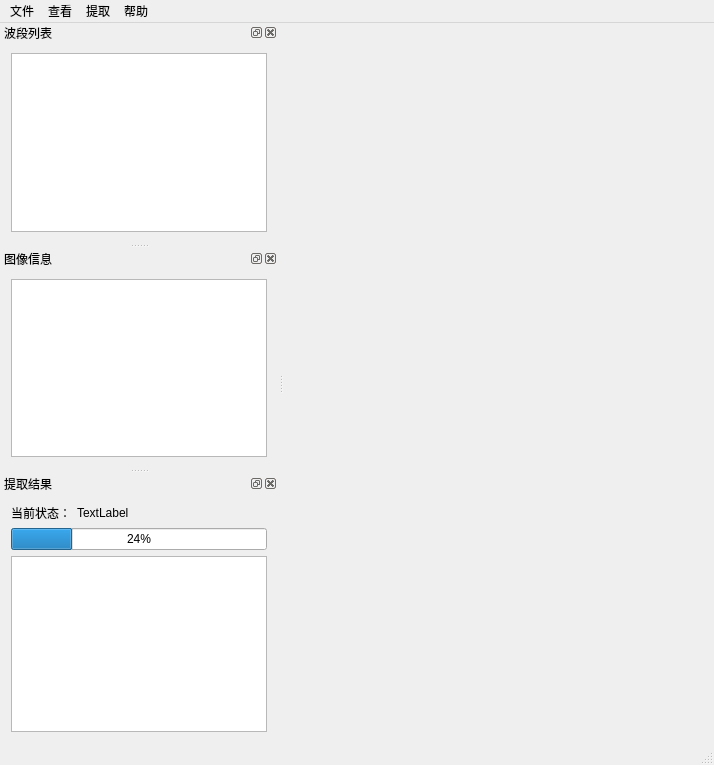
<?xml version="1.0" encoding="UTF-8"?>
<ui version="4.0">
 <class>ImgTestClass</class>
 <widget class="QMainWindow" name="ImgTestClass">
  <property name="geometry">
   <rect>
    <x>0</x>
    <y>0</y>
    <width>714</width>
    <height>765</height>
   </rect>
  </property>
  <property name="windowTitle">
   <string>遥感影像房屋提取系统 v1.0</string>
  </property>
  <property name="styleSheet">
   <string notr="true"/>
  </property>
  <widget class="QWidget" name="centralWidget"/>
  <widget class="QStatusBar" name="statusBar"/>
  <widget class="QDockWidget" name="FileListDockWidget">
   <property name="minimumSize">
    <size>
     <width>200</width>
     <height>111</height>
    </size>
   </property>
   <property name="windowTitle">
    <string>波段列表</string>
   </property>
   <attribute name="dockWidgetArea">
    <number>1</number>
   </attribute>
   <widget class="QWidget" name="dockWidgetContents">
    <layout class="QVBoxLayout" name="verticalLayout_2">
     <item>
      <widget class="QTreeView" name="fileTreeView">
       <attribute name="headerVisible">
        <bool>false</bool>
       </attribute>
      </widget>
     </item>
    </layout>
   </widget>
  </widget>
  <widget class="QDockWidget" name="inforDockWidget">
   <property name="windowTitle">
    <string>图像信息</string>
   </property>
   <attribute name="dockWidgetArea">
    <number>1</number>
   </attribute>
   <widget class="QWidget" name="dockWidgetContents_2">
    <layout class="QVBoxLayout" name="verticalLayout">
     <item>
      <widget class="QTableView" name="tableView">
       <attribute name="horizontalHeaderVisible">
        <bool>true</bool>
       </attribute>
       <attribute name="verticalHeaderVisible">
        <bool>false</bool>
       </attribute>
      </widget>
     </item>
    </layout>
   </widget>
  </widget>
  <widget class="QMenuBar" name="menuBar">
   <property name="geometry">
    <rect>
     <x>0</x>
     <y>0</y>
     <width>714</width>
     <height>23</height>
    </rect>
   </property>
   <widget class="QMenu" name="menuOpen">
    <property name="title">
     <string>文件</string>
    </property>
    <addaction name="actionImage"/>
    <addaction name="actionClose"/>
    <addaction name="separator"/>
    <addaction name="actionExit"/>
   </widget>
   <widget class="QMenu" name="menuAbout">
    <property name="title">
     <string>帮助</string>
    </property>
    <addaction name="actionAbout"/>
   </widget>
   <widget class="QMenu" name="menuView_Operation">
    <property name="title">
     <string>查看</string>
    </property>
    <addaction name="actionZoom_Out"/>
    <addaction name="actionZoom_In"/>
   </widget>
   <widget class="QMenu" name="menuWindow">
    <property name="title">
     <string>提取</string>
    </property>
    <addaction name="actionExtract"/>
    <addaction name="actionFile_Save"/>
   </widget>
   <addaction name="menuOpen"/>
   <addaction name="menuView_Operation"/>
   <addaction name="menuWindow"/>
   <addaction name="menuAbout"/>
  </widget>
  <widget class="QDockWidget" name="extraction_result">
   <property name="windowTitle">
    <string>提取结果</string>
   </property>
   <attribute name="dockWidgetArea">
    <number>1</number>
   </attribute>
   <widget class="QWidget" name="dockWidgetContents_4">
    <layout class="QFormLayout" name="formLayout">
     <item row="0" column="0">
      <widget class="QLabel" name="label">
       <property name="text">
        <string>当前状态：</string>
       </property>
      </widget>
     </item>
     <item row="0" column="1">
      <widget class="QLabel" name="label_2">
       <property name="text">
        <string>TextLabel</string>
       </property>
      </widget>
     </item>
     <item row="2" column="0" colspan="2">
      <widget class="QProgressBar" name="progressBar">
       <property name="value">
        <number>24</number>
       </property>
      </widget>
     </item>
     <item row="3" column="0" colspan="2">
      <widget class="QTextEdit" name="textEdit">
       <property name="readOnly">
        <bool>true</bool>
       </property>
      </widget>
     </item>
    </layout>
   </widget>
  </widget>
  <action name="actionImage">
   <property name="text">
    <string>打开图像</string>
   </property>
   <property name="toolTip">
    <string>Open image files</string>
   </property>
   <property name="statusTip">
    <string/>
   </property>
   <property name="shortcut">
    <string>Ctrl+O</string>
   </property>
  </action>
  <action name="actionExit">
   <property name="text">
    <string>退出</string>
   </property>
  </action>
  <action name="actionInformation">
   <property name="text">
    <string>文件信息</string>
   </property>
  </action>
  <action name="actionFile_Save">
   <property name="text">
    <string>保存提取结果</string>
   </property>
  </action>
  <action name="actionAbout">
   <property name="text">
    <string>关于</string>
   </property>
  </action>
  <action name="actionClose">
   <property name="text">
    <string>关闭图像</string>
   </property>
  </action>
  <action name="actionZoom_Out">
   <property name="text">
    <string>缩小</string>
   </property>
  </action>
  <action name="actionZoom_In">
   <property name="text">
    <string>放大</string>
   </property>
  </action>
  <action name="actionFit_Window">
   <property name="text">
    <string>Fit Window</string>
   </property>
  </action>
  <action name="actionNormal_Size">
   <property name="text">
    <string>Normal Size</string>
   </property>
  </action>
  <action name="actionExtract">
   <property name="text">
    <string>提取</string>
   </property>
  </action>
  <action name="actionSaveresult">
   <property name="text">
    <string>保存提取结果</string>
   </property>
  </action>
  <zorder>extraction_result</zorder>
 </widget>
 <layoutdefault spacing="6" margin="11"/>
 <resources/>
 <connections/>
</ui>
